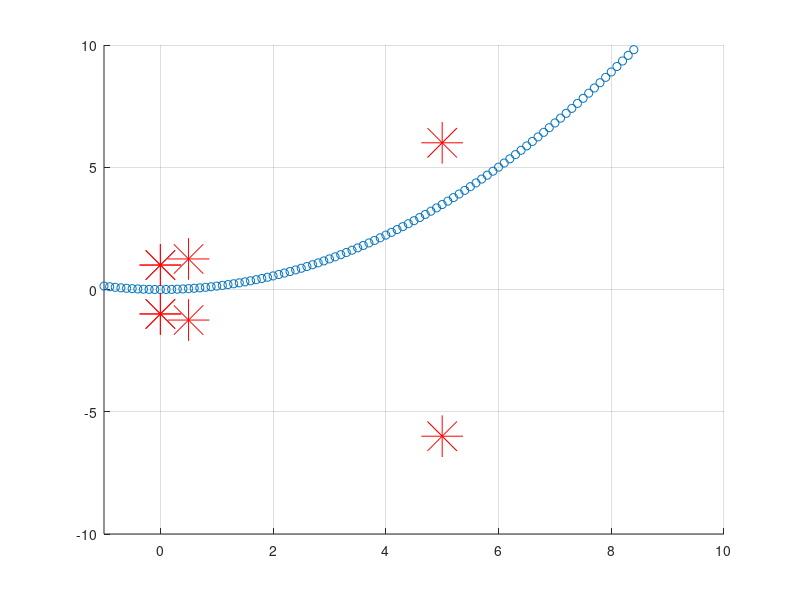

Reproduce this figure in MATLAB.
%%%%%%%%%%%%%%%%%%%%%%%%%%%%%%%%%%%%%%%%%%%%%%%%%%%%%%%%%%%%%%%%%%%%%%%%%%%
%  Parabolem
%
%  Edwin Jacobson
%%%%%%%%%%%%%%%%%%%%%%%%%%%%%%%%%%%%%%%%%%%%%%%%%%%%%%%%%%%%%%%%%%%%%%%%%%%

clc
clear
format long

%--- INPUTS ---
%USER inputs x1,r1,x2,r2,initial divergence angle, & throat radius, respectively 
data=[0.5 1.25 5 6 15 1];

xdata= [data(1) data(1) data(3) data(3)]; %Vector of mirrored x inputs
ydata= [data(2) -data(2) data(4) -data(4)]; %Vecotor of mirrored y inputs
div_a=data(5); %Divergence Angle

%Create two points to obtain divergence angle
da_x1=0;
da_x2=0.0001;
da_y1=data(6);
da_y2=da_y1+(da_x2*tand(div_a));

%Add points to polyfit 
xdata=[da_x1 da_x1 da_x2 da_x2 xdata];
ydata=[da_y1 -da_y1 da_y2 -da_y2 ydata];

%Fit four points to polynomial (x^2) curve
poly=polyfit(ydata, xdata,2)


%Plot values
counter=1;
y=-10;
while y<10
    x(counter)=poly(1)*y^2+poly(2)*y+poly(3)
    y=y+0.1;
    counter=counter+1;
end

%Plot Results
y=-10:0.1:10;
x=polyval(poly,y)
hold on
plot(y,x,'o')
plot(xdata,ydata,'*r','markersize',30)
xlim([-1 10])
ylim([-10 10])
grid on

%Find exit divergence angle
xl=xdata(4)
yl=ydata(4)
yl2=yl+0.0001
xl2=poly(1)*yl2^2+poly(2)*yl2+poly(3)
div_angle2=atand((yl2-yl)/(xl-xl2))
